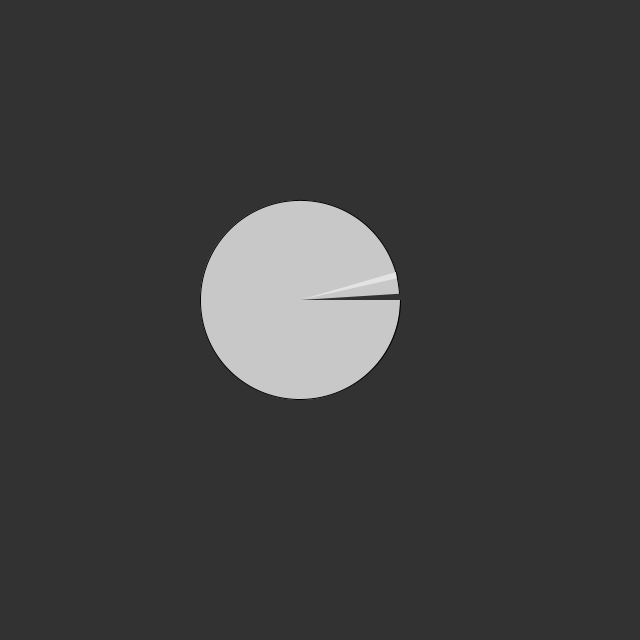
Frame 1 (no input)
Frame 60 (the mouse pressed at the canvas centre just before this capture): identical to frame 1, image omitted
Frame 120 (the mouse held since frame 60 and released just before this capture): identical to frame 1, image omitted

The Processing sketch that drew this single still picture (run headless with seeded random() and noise(); from frame 60 on, the mouse is pressed at the canvas centre):

// Processing sketch: PieChart
// ── PieChart.pde
public class pieChart {
  //variables used for chart, each index of the int array will be something such as
  //airport or state and are to be put into the labels array, the numbers at each
  //index will represent data such as number of flights.
  private int xpos;
  private int ypos;
  private int diameter;
  float[] data;
  String[] labels;
  private float sum;

  pieChart(float[]data, String[] labels, int diameter, int ypos, int xpos) {
    this.xpos=xpos;
    this.ypos=ypos;
    this.diameter=diameter;
    this.data=data;
    this.labels=labels;
    sum=0;
  }

  void setup() {
    for (int i=0; i<data.length; i++) {
      sum=data[i]+sum;
    }
  }

  //map() will give varying colours between the range 0-255, this will get different
  //colours for the sectors, allowing users to distinguish between the sectors

  //arc() draws the arc for the current index, and the radians() will ensure the arcs
  //will always form a circle no matter the number of indices or the magnitude in each
  //one

  void draw() {
    int lastAngle=0;
    for (int i=0; i<data.length; i++) {
      float colour = map(i, 0, data.length, 200, 255);
      fill(colour);
      arc(xpos/2, ypos/2, diameter, diameter, lastAngle,
        lastAngle+radians(data[i]*360/sum)); //issue with positions of sectors 3/21 7:50pm
      lastAngle+=radians(data[i]*360/sum);
    }
  }
}

// ── test.pde
pieChart thePieChart;
float[] data;
String[] labels;

void setup() {
  float[] data = {99,1};
  String[] labels= {"one", "two"};
  size(640, 640);
  thePieChart= new pieChart(data, labels, 200, 600, 600);
  thePieChart.setup();
}

void draw(){
  background(50);
  thePieChart.draw();
}
